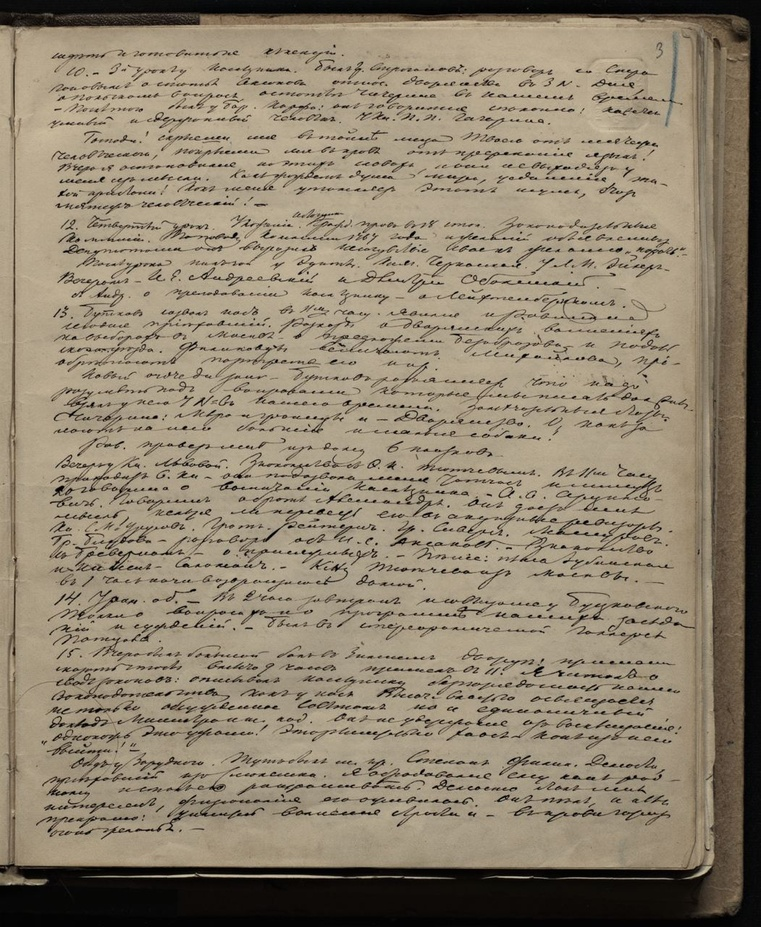
#> input picture Before_1.jpeg, 761 x 927 px, shrunk from 1051 x 1280 before the run, found by its file name
$ jupyter execute Preprocessing_v1.0.ipynb
#> lines starting #> are read from the running program, lines starting #| are printed output that depends on the picture; after the words box and inside, x2 and y2 are one past the last pixel; in counts of white or black regions, pixels touching at a corner belong together
#> further down, image1 is the input picture: shape (927, 761, 3); mean B, G, R 111.4, 131.3, 143.3
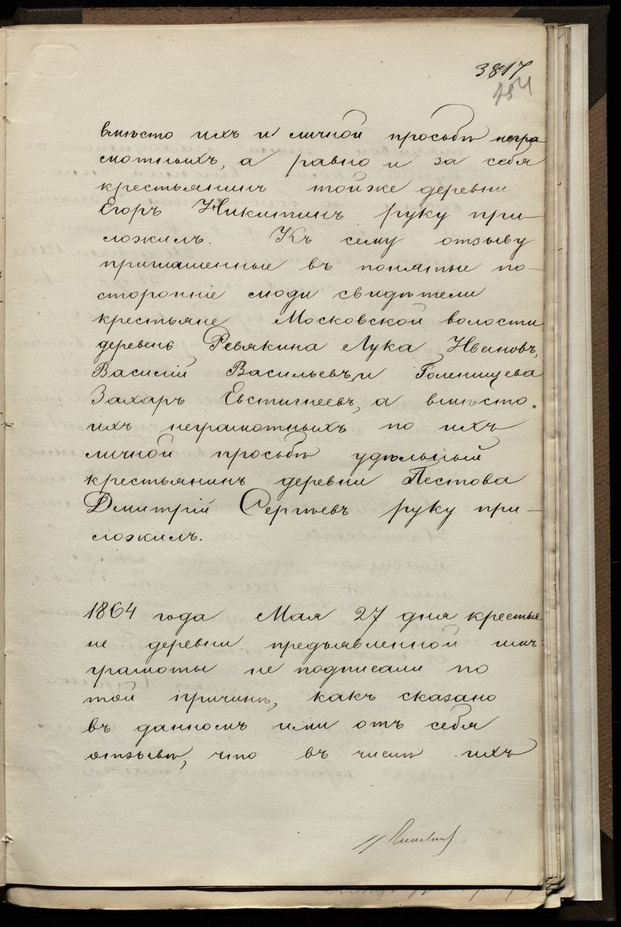
#> input picture Before_2.jpeg, 621 x 927 px, shrunk from 857 x 1280 before the run, found by its file name
#> further down, image2 is the input picture: shape (927, 621, 3); mean B, G, R 159.4, 177.7, 185.7
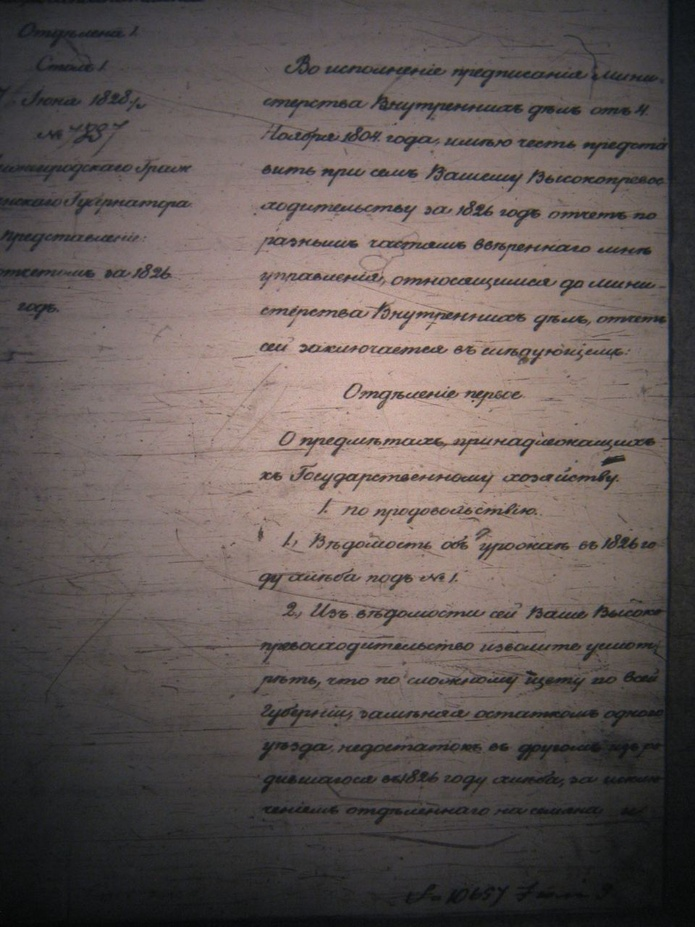
#> input picture Before_3.jpeg, 695 x 927 px, shrunk from 960 x 1280 before the run, found by its file name
#> further down, image3 is the input picture: shape (927, 695, 3); mean B, G, R 87.1, 89.8, 99.8
[cell 1]
import numpy as np
import cv2
import requests
from io import BytesIO
from skimage.draw import line
import warnings
from scipy import ndimage, spatial
from scipy.ndimage import filters, morphology
warnings.filterwarnings("ignore")

[cell 2]
def preprocess_image(img):

    # Blur the image
    gray = cv2.cvtColor(img, cv2.COLOR_BGR2GRAY)
    gaussian_blurred = cv2.GaussianBlur(gray, (5, 5), 0)
    thresh = cv2.threshold(
        gaussian_blurred, 0, 255, cv2.THRESH_BINARY + cv2.THRESH_OTSU)[1]
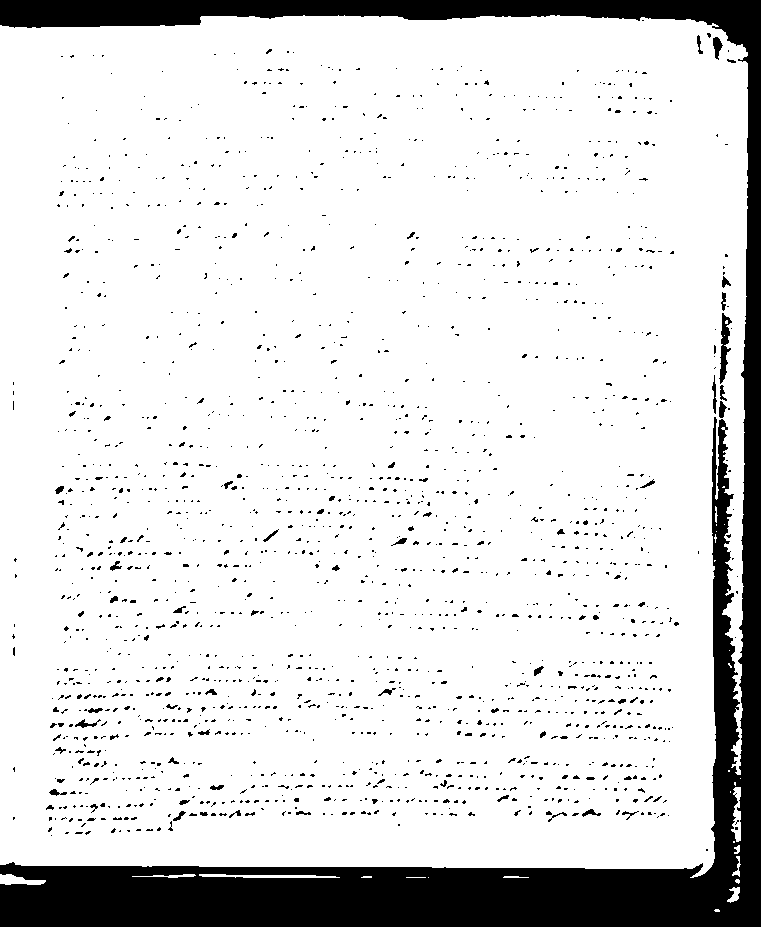
#> thresh: shape (927, 761); 86.6% white; 1795 black regions (1724 under 20 px)

    # Find contours and sort for largest contour
    cnts = cv2.findContours(
        thresh, cv2.RETR_EXTERNAL, cv2.CHAIN_APPROX_SIMPLE)
#> cnts = 28 contours, 20 with area under 20; largest, box (x1, y1, x2, y2) and area: (0, 15, 748, 878) 619310, (731, 787, 741, 842) 266, (0, 874, 46, 885) 260, (199, 874, 340, 878) 234, (727, 887, 740, 903) 89, (132, 874, 196, 878) 58, (732, 856, 741, 877) 40, (734, 845, 740, 854) 22
    cnts = cnts[0] if len(cnts) == 2 else cnts[1]
    cnts = sorted(cnts, key=cv2.contourArea, reverse=True)

    error = True
    use_cnt = None
    display_cnt = None
    no_border = False

    # Sorted by area, find the largest contour which is approximately rectangular
    # Crop to this largest approximate rectangle
    for c in cnts:
        # Perform contour approximation
        peri = cv2.arcLength(c, True)
        approx = cv2.approxPolyDP(c, 0.02 * peri, True)

        # Check if a rectangle
        if len(approx) == 4:
            error = False
            display_cnt = approx.reshape(4, 2)

            x1 = display_cnt[0][0] if (display_cnt[0][0] > display_cnt[1][0]) else display_cnt[1][0]
            y1 = display_cnt[0][1] if (display_cnt[0][1] > display_cnt[3][1]) else display_cnt[3][1]

            x2 = display_cnt[2][0] if (display_cnt[2][0] < display_cnt[3][0]) else display_cnt[3][0]
            y2 = display_cnt[1][1] if (display_cnt[1][1] < display_cnt[2][1]) else display_cnt[2][1]

            h, w = img.shape[:2]
            x1 = max(0, x1)
            y1 = max(0, y1)
            x2 = min(w, x2)
            y2 = min(h, y2)
            img = img[y1: y2, x1: x2]
            break
#> this loop made 1 pass
#> (peri, error, display_cnt, x1, y1, x2, y2, h) on pass 1: (4475, False, [[0, 25], [0, 864], [704, 873], [742, 44]], 0, 44, 704, 864, 927)

    imggray = cv2.cvtColor(img, cv2.COLOR_BGR2GRAY)
    imfft = np.fft.fft2(imggray)
    imffts = np.fft.fftshift(imfft)
    mags = np.abs(imffts)
    angles = np.angle(imffts)
    visual = np.log(mags)
    visual3 = np.abs(visual.astype(np.int16) - np.mean(visual))

    w, h = visual3.shape[:2]
#> w = 820; h = 704
    acc = []
    for i in range(h):
        rr, cc = line(0, i, w-1, h-i-1)
        acc.append(np.sum(img[rr, cc]))
#> after the loop, acc = 704 values, max 369379 at index 196, min 338532 at index 698, mean 357344.8
    mi = np.argmax(acc)
#> mi = 196
    ret = np.zeros(img.shape[:2], dtype=np.bool_)
#> ret: shape (820, 704) bool; every value is 0
    rr, cc = line(0, mi, w-1, h-mi-1)
#> rr = 820 values from 0 to 819; cc = 820 values from 196 to 507
    ret[rr, cc] = True
#> ret: shape (820, 704) bool; 0.14% white in thin lines or dots, all inside (x1, y1, x2, y2) = (196, 0, 508, 820)

    ret = morphology.binary_dilation(ret)
#> ret: shape (820, 704) bool; 0.43% white in thin lines or dots, all inside (x1, y1, x2, y2) = (195, 0, 509, 820)
    ret = morphology.binary_dilation(ret)
#> ret: shape (820, 704) bool; 0.71% white; 1 white region, box (x1, y1, x2, y2) and area: (194, 0, 510, 820) 4100
    ret = morphology.binary_dilation(ret)
#> ret: shape (820, 704) bool; 0.99% white; 1 white region, box (x1, y1, x2, y2) and area: (193, 0, 511, 820) 5740
    ret = morphology.binary_dilation(ret)
#> ret: shape (820, 704) bool; 1.3% white; 1 white region, box (x1, y1, x2, y2) and area: (192, 0, 512, 820) 7380
    ret = morphology.binary_dilation(ret)
#> ret: shape (820, 704) bool; 1.6% white; 1 white region, box (x1, y1, x2, y2) and area: (191, 0, 513, 820) 9020
    w, h = ret.shape
    ret[w//2-3:w//2+3, h//2-3:h//2+3] = False
#> ret: shape (820, 704) bool; 1.6% white; 1 white region, box (x1, y1, x2, y2) and area: (191, 0, 513, 820) 8984

    delta = np.mean(visual[ret]) - np.mean(visual)
#> delta = 1.01
    visual_blured = ndimage.gaussian_filter(visual, sigma=5)
    visual[ret] = visual_blured[ret]
#> visual: shape (820, 704) float64; min 3.15, max 18.27, mean 8.97
    newmagsshift = np.exp(visual)
    newffts = newmagsshift * np.exp(1j*angles)
    newfft = np.fft.ifftshift(newffts)
    imrev = np.fft.ifft2(newfft)
    newim2 = np.abs(imrev).astype(np.uint8)
    gaussian_blurred = cv2.GaussianBlur(newim2, (5, 5), 0)
#> gaussian_blurred: shape (820, 704)

    img = cv2.Canny(gaussian_blurred, 40, 50, apertureSize=3)
#> img: shape (820, 704); 15.2% white in thin lines or dots

    ret, labels = cv2.connectedComponents(img, connectivity=8)
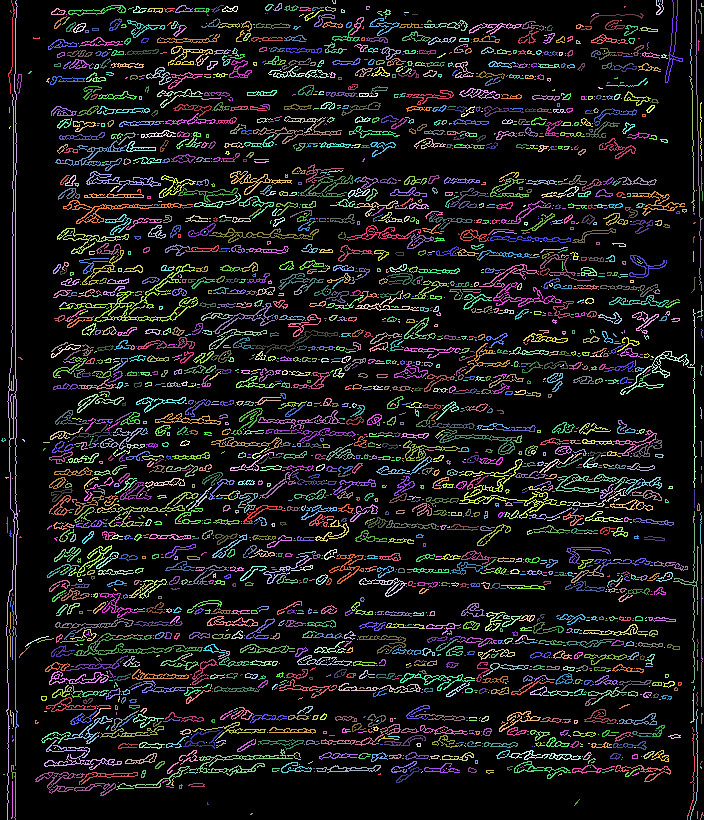
#> labels: shape (820, 704) int32; 2725 distinct labels, from 0 to 2724; one colour per label, 0 black
#> ret = 2725
    # Map component labels to hue val
    label_hue = np.uint8(179*labels/np.max(labels))
    blank_ch = 255*np.ones_like(label_hue)
#> blank_ch: shape (820, 704); every value is 255
    labeled_img = cv2.merge([label_hue, blank_ch, blank_ch])

    # Convert to BGR for display
    labeled_img = cv2.cvtColor(labeled_img, cv2.COLOR_HSV2BGR)

    # Set bg label to black
    labeled_img[label_hue == 0] = 0

    return labeled_img

[cell 3]
response1 = (
    requests.get('https://github.com/Ortert/PreprocessingHTR/blob/31d8a738296422381839ffec16e6f052b79d5f28/Before_1.jpeg?raw=true')
)

image_data1 = np.asarray(bytearray(response1.content), dtype=np.uint8)

image1 = cv2.imdecode(image_data1, cv2.IMREAD_COLOR)

[cell 4]
response2 = (
    requests.get('https://github.com/Ortert/PreprocessingHTR/blob/31d8a738296422381839ffec16e6f052b79d5f28/Before_2.jpeg?raw=true')
)

image_data2 = np.asarray(bytearray(response2.content), dtype=np.uint8)

image2 = cv2.imdecode(image_data2, cv2.IMREAD_COLOR)

[cell 5]
response3 = (
    requests.get('https://github.com/Ortert/PreprocessingHTR/blob/31d8a738296422381839ffec16e6f052b79d5f28/Before_3.jpeg?raw=true')
)

image_data3 = np.asarray(bytearray(response3.content), dtype=np.uint8)

image3 = cv2.imdecode(image_data3, cv2.IMREAD_COLOR)

[cell 6]
image1 = preprocess_image(image1)

[cell 7]
image2 = preprocess_image(image2)
#> in preprocess_image (call 2), `thresh = cv2.threshold( gaussian_blurred, 0, 255, cv2.THRESH_BINARY + ..`:
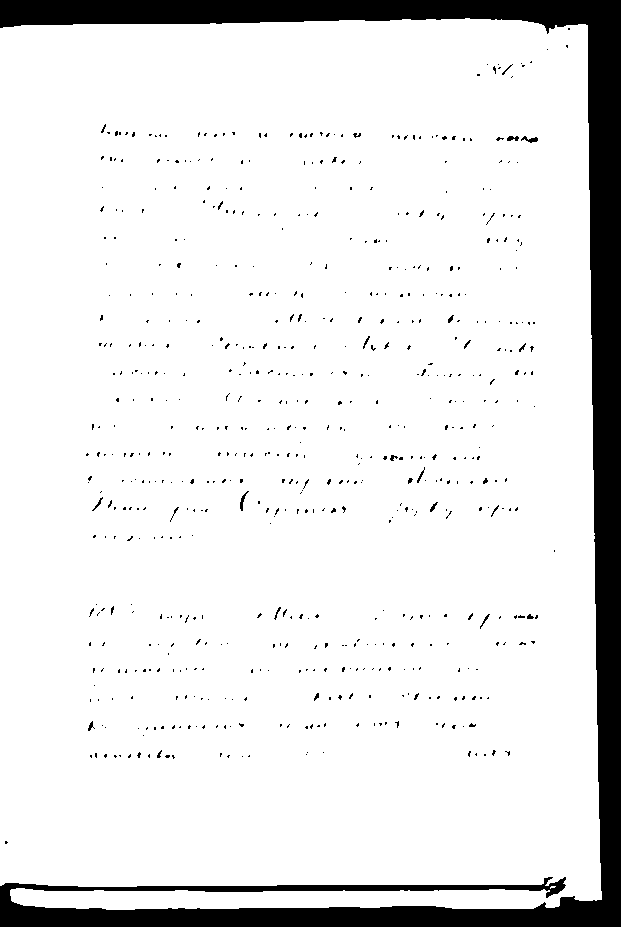
#> thresh: shape (927, 621); 90% white; 631 black regions (609 under 20 px)
#> in preprocess_image (call 2), `cnts = cv2.findContours( thresh, cv2.RETR_EXTERNAL, cv2.CHAIN_APPROX_S..`: cnts = 2 contours, 1 with area under 20; largest, box (x1, y1, x2, y2) and area: (0, 18, 602, 910) 519910
#> the loop in preprocess_image (call 2), `for c in cnts:` made 2 passes
#> peri on passes 1 to 2: 4191.3, 12.24
#> after the loop in preprocess_image (call 2), `for i in range(h):`: acc = 621 values, max 517637 at index 396, min 471417 at index 619, mean 506246.1
#> in preprocess_image (call 2), `mi = np.argmax(acc)`: mi = 396
#> in preprocess_image (call 2), `ret = np.zeros(img.shape[:2], dtype=np.bool_)`: ret: shape (927, 621) bool; every value is 0
#> in preprocess_image (call 2), `rr, cc = line(0, mi, w-1, h-mi-1)`: rr = 927 values from 0 to 926; cc = 927 values, max 396 at index 0, min 224 at index 924, mean 310
#> in preprocess_image (call 2), `ret[rr, cc] = True`: ret: shape (927, 621) bool; 0.16% white in thin lines or dots, all inside (x1, y1, x2, y2) = (224, 0, 397, 927)
#> in preprocess_image (call 2), `ret = morphology.binary_dilation(ret)`: ret: shape (927, 621) bool; 0.48% white; 1 white region, box (x1, y1, x2, y2) and area: (223, 0, 398, 927) 2781
#> in preprocess_image (call 2), `ret = morphology.binary_dilation(ret)`: ret: shape (927, 621) bool; 0.81% white; 1 white region, box (x1, y1, x2, y2) and area: (222, 0, 399, 927) 4635
#> in preprocess_image (call 2), `ret = morphology.binary_dilation(ret)`: ret: shape (927, 621) bool; 1.1% white; 1 white region, box (x1, y1, x2, y2) and area: (221, 0, 400, 927) 6489
#> in preprocess_image (call 2), `ret = morphology.binary_dilation(ret)`: ret: shape (927, 621) bool; 1.4% white; 1 white region, box (x1, y1, x2, y2) and area: (220, 0, 401, 927) 8343
#> in preprocess_image (call 2), `ret = morphology.binary_dilation(ret)`:
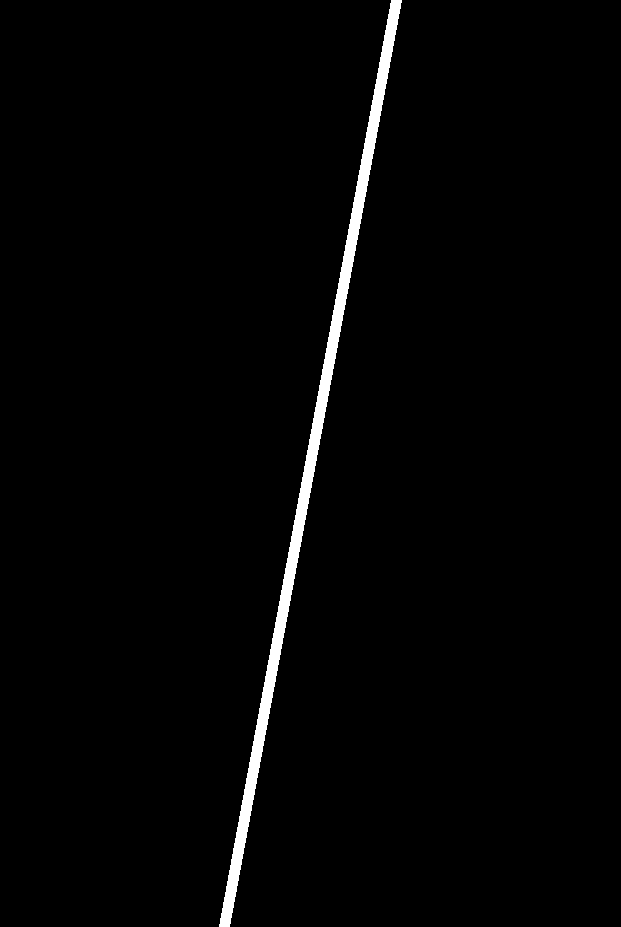
#> ret: shape (927, 621) bool; 1.8% white; 1 white region, box (x1, y1, x2, y2) and area: (219, 0, 402, 927) 10197
#> in preprocess_image (call 2), `ret[w//2-3:w//2+3, h//2-3:h//2+3] = False`: ret: shape (927, 621) bool; 1.8% white; 1 white region, box (x1, y1, x2, y2) and area: (219, 0, 402, 927) 10161
#> in preprocess_image (call 2), `delta = np.mean(visual[ret]) - np.mean(visual)`: delta = 0.307
#> in preprocess_image (call 2), `visual_blured = ndimage.gaussian_filter(visual, sigma=5)`:
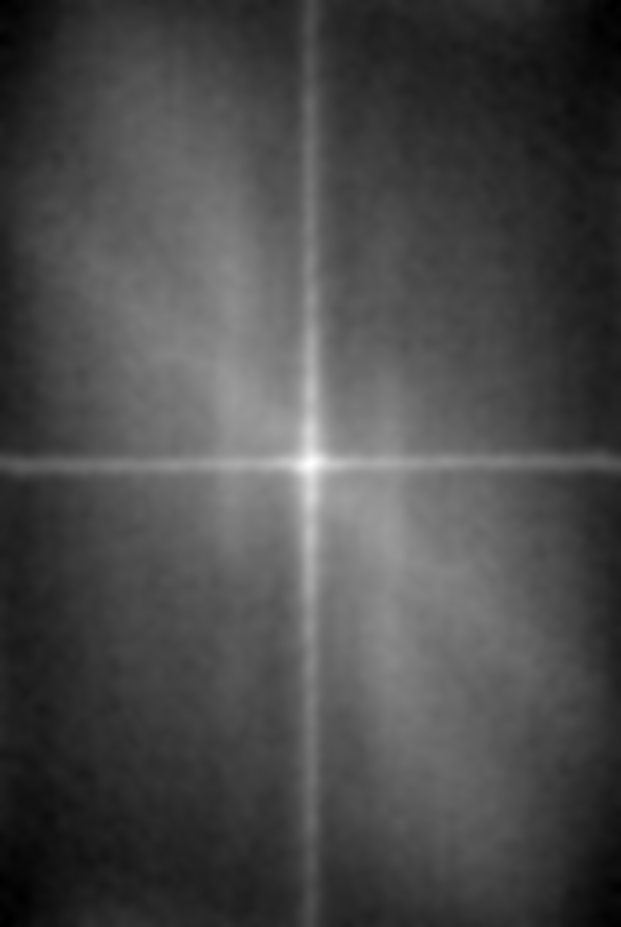
#> visual_blured: shape (927, 621) float64; min 7.22, max 12.62, mean 8.79; drawn with min black and max white
#> in preprocess_image (call 2), `ret, labels = cv2.connectedComponents(img, connectivity=8)`: ret = 1381
